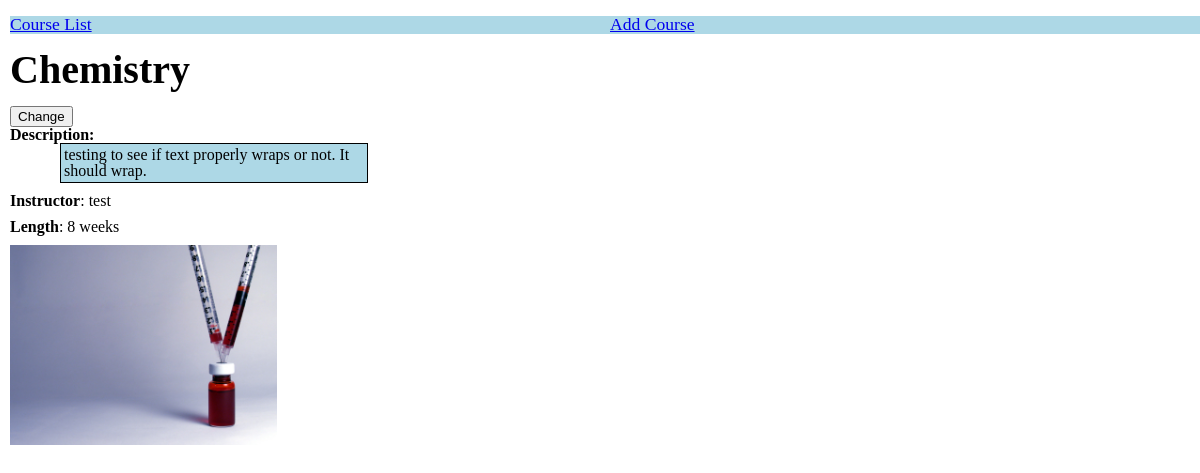
Page /courses/1 on the earlier database version.
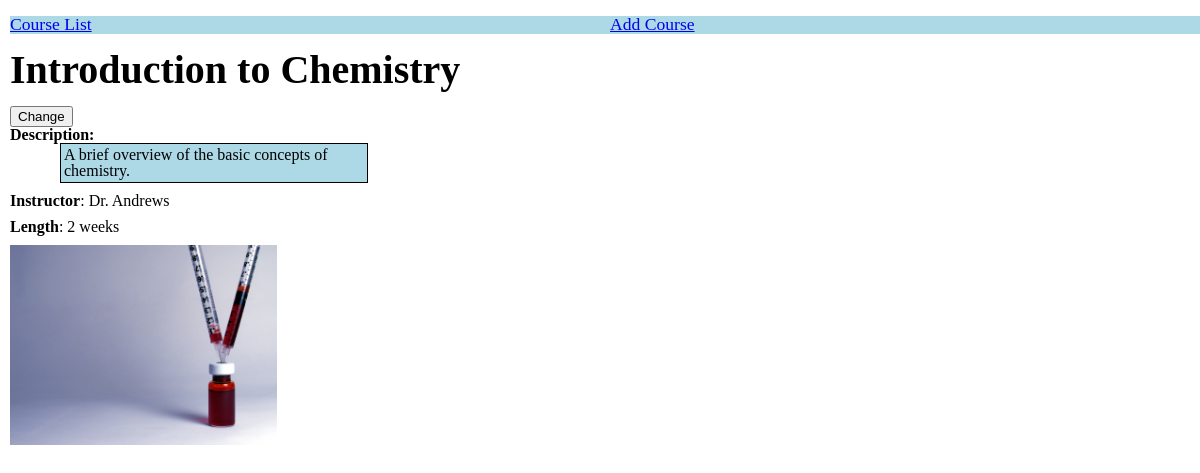
Same page on the later database version.
### courses/models.py (models this page shows, shortened)
class Course(models.Model):
    title = models.CharField(max_length=100)
    description = models.TextField()
    instructor = models.CharField(max_length=100)
    duration = models.IntegerField(choices=[(2, "2 Weeks"), (8, "8 Weeks")])
    courseArt = models.ImageField(upload_to="course_art", max_length=100)

### courses/views.py (the view)
class CourseDetailView(DetailView):
    model = Course
    template_name = "course_detail.html"

### templates/course_detail.html
{% extends "base.html" %}
{% block body %}
    <h1>{{ object.title }}</h1>
    <br/>
    <a href="{% url "change" object.id %}"><button>Change</button></a>
    <br/>
    <h3>Description:</h3>
    <p class="description">{{ object.description }}</p>
    <p><strong>Instructor</strong>: {{ object.instructor }}</p>
    <p><strong>Length</strong>: {{ object.duration }} weeks</p>
    <p><img src="{{ object.courseArt.url }}" style="max-height:200px; max-width:600px"/></p>
{% endblock %}

Differences in the rows shown:
changed Course: title "Chemistry" → "Introduction to Chemistry"; description "testing to see if text properly wraps or not. It should wrap." → "A brief overview of the basic concepts of chemistry."; instructor "test" → "Dr. Andrews"; duration "8" → "2"
